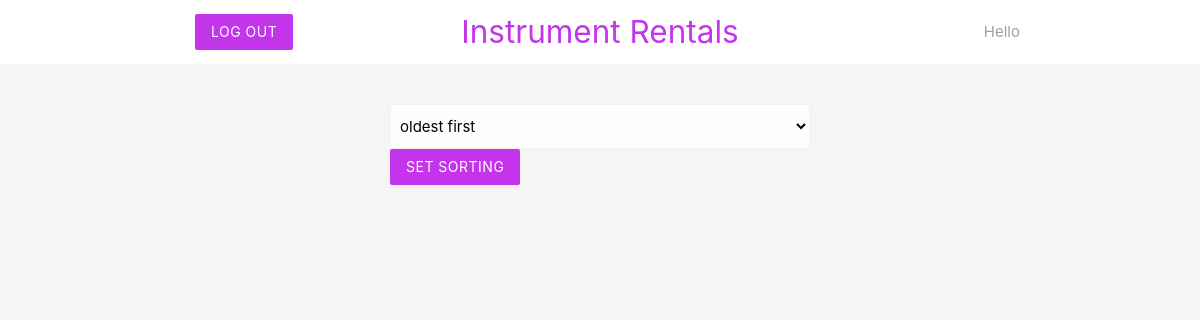
The app's page /oldestfirst.php, older data.
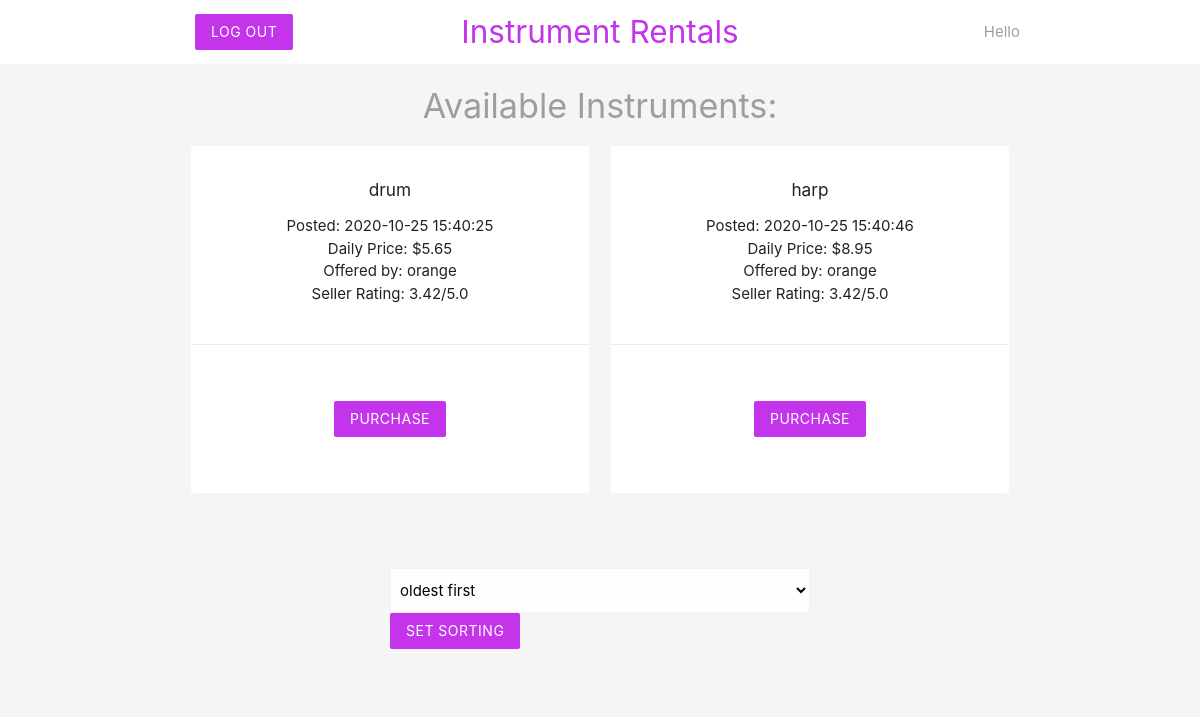
The same page, newer data.
### tables this page shows
CREATE TABLE `instrument` (
  `inst_id` int(11) NOT NULL,
  `name` varchar(255) NOT NULL,
  `date_posted` datetime DEFAULT NULL,
  `price` decimal(10,2) NOT NULL,
  `status` enum('available','hidden','rented') NOT NULL DEFAULT 'hidden',
  `rent_time` datetime DEFAULT NULL,
  `owner_username` varchar(32) NOT NULL,
  `renter_username` varchar(32) DEFAULT NULL
);

CREATE TABLE `user` (
  `username` varchar(32) NOT NULL,
  `password` varchar(128) NOT NULL,
  `email` varchar(255) NOT NULL,
  `address` varchar(255) NOT NULL,
  `total_points` int(11) NOT NULL DEFAULT 0,
  `feedback_count` int(11) NOT NULL DEFAULT 0,
  `dig` varchar(16) NOT NULL,
  `security_code` int(11) NOT NULL,
  `expiration_date` date NOT NULL
);

### oldestfirst.php (the view, shortened to what this page needs)
<?php
include('db_connection.php');
$username = $_SESSION['username'];
$sql = "SELECT * FROM instrument WHERE status = 'available' AND owner_username != '$username' ORDER BY date_posted";
$result = mysqli_query($conn, $sql);
$instruments = mysqli_fetch_all($result, MYSQLI_ASSOC);
?>
<!DOCTYPE html>
<html>
<?php include('inst_header2.php'); ?>
<?php if (mysqli_num_rows($result) != 0) {
	?>
<h4 class="center grey-text">Available Instruments:</h4>
	<div class="container">
		<div class = "row">
			<?php foreach($instruments as $instrument): ?>
				<div class="col s6 md3">
					<div class="card z-depth-0">
						<div class = "card-content center">
							<h6><?php echo htmlspecialchars($instrument['name']); ?></h6>
							<div>
								<ul>
									<li><?php echo 'Posted: '.htmlspecialchars($instrument['date_posted']); ?></li>
									<li><?php echo 'Daily Price: $'.htmlspecialchars($instrument['price']) ?></li>
									<li><?php echo 'Offered by: '.htmlspecialchars($instrument['owner_username']) ?></li>
									<?php
									$owner = $instrument['owner_username'];
									$sql = "SELECT * FROM user WHERE username = '$owner'";
									$result = mysqli_query($conn, $sql);
									$user = mysqli_fetch_assoc($result);
									if ($user['feedback_count'] == 0) {
									$res = 'None';
									}
									else {
									$res = $user['total_points'] / $user['feedback_count'];
									}
									 ?>
									 <li><?php echo 'Seller Rating: '.htmlspecialchars(number_format((float)$res, 2, '.', '')).'/5.0' ?></li>
								</ul>
							</div>
						</div>
						<div class="card-action center">
							<form class="white" action="oldestfirst.php" method="POST">
							<input type="submit" name="purchase" value="Purchase" class="btn btnback z-depth-0">
						</form>
						</div>
					</div>
				</div>
			<?php endforeach; ?>
		</div>
	</div>
	<?php }
	?>
	<div class="container">
		<div class = "row">
		<form action="buyer.php" method="POST">
			<select name="sort" class="browser-default">
				<option value="oldest_first">oldest first</option>
			</select>
			<input type="submit" name="new_sort" value="set sorting" class="btn btnback z-depth-0">
		</form>
		</div>
	</div>
</html>

Row changes from the older to the newer data that the page shows:
added instrument: name "drum", date_posted "2020-10-25 15:40:25", price "5.65", owner_username "orange", owner_username.feedback_count "3.42"
added instrument: name "harp", date_posted "2020-10-25 15:40:46", price "8.95", owner_username "orange", owner_username.feedback_count "3.42"
Text that changed along with them:
text now shown: "Available Instruments:"
